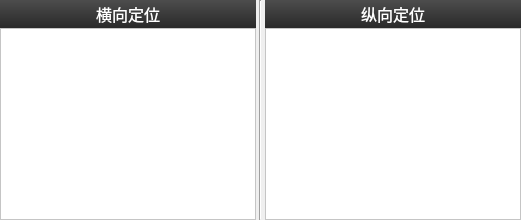
          <widget class="QWidget" name="widget_7" native="true">
           <layout class="QHBoxLayout" name="horizontalLayout_3" stretch="1,0,1">
            <property name="spacing">
             <number>3</number>
            </property>
            <property name="leftMargin">
             <number>0</number>
            </property>
            <property name="topMargin">
             <number>0</number>
            </property>
            <property name="rightMargin">
             <number>0</number>
            </property>
            <property name="bottomMargin">
             <number>0</number>
            </property>
            <item>
             <widget class="QWidget" name="widget_8" native="true">
              <layout class="QVBoxLayout" name="verticalLayout_5">
               <property name="spacing">
                <number>0</number>
               </property>
               <property name="leftMargin">
                <number>0</number>
               </property>
               <property name="topMargin">
                <number>0</number>
               </property>
               <property name="rightMargin">
                <number>0</number>
               </property>
               <property name="bottomMargin">
                <number>0</number>
               </property>
               <item>
                <widget class="QWidget" name="widget_19" native="true">
                 <property name="sizePolicy">
                  <sizepolicy hsizetype="Preferred" vsizetype="Preferred">
                   <horstretch>28</horstretch>
                   <verstretch>28</verstretch>
                  </sizepolicy>
                 </property>
                 <property name="minimumSize">
                  <size>
                   <width>0</width>
                   <height>28</height>
                  </size>
                 </property>
                 <property name="maximumSize">
                  <size>
                   <width>1000</width>
                   <height>28</height>
                  </size>
                 </property>
                 <property name="styleSheet">
                  <string notr="true">background: qlineargradient(spread:pad, x1:0, y1:0, x2:0, y2:1, stop:0#4D4D4D, stop:1 #292929);</string>
                 </property>
                 <layout class="QHBoxLayout" name="horizontalLayout_16">
                  <property name="spacing">
                   <number>0</number>
                  </property>
                  <property name="leftMargin">
                   <number>0</number>
                  </property>
                  <property name="topMargin">
                   <number>0</number>
                  </property>
                  <property name="rightMargin">
                   <number>0</number>
                  </property>
                  <property name="bottomMargin">
                   <number>0</number>
                  </property>
                  <item>
                   <widget class="QLabel" name="label_6">
                    <property name="minimumSize">
                     <size>
                      <width>0</width>
                      <height>28</height>
                     </size>
                    </property>
                    <property name="maximumSize">
                     <size>
                      <width>16777215</width>
                      <height>28</height>
                     </size>
                    </property>
                    <property name="font">
                     <font>
                      <family>微软雅黑</family>
                      <pointsize>12</pointsize>
                     </font>
                    </property>
                    <property name="styleSheet">
                     <string notr="true">
color: rgb(255, 255, 255);</string>
                    </property>
                    <property name="text">
                     <string>横向定位</string>
                    </property>
                    <property name="alignment">
                     <set>Qt::AlignCenter</set>
                    </property>
                   </widget>
                  </item>
                 </layout>
                </widget>
               </item>
               <item>
                <widget class="QTableView" name="tableViewH">
                 <property name="styleSheet">
                  <string notr="true">background-color: rgb(255, 255, 255);
font: 11pt &quot;微软雅黑&quot;;</string>
                 </property>
                </widget>
               </item>
              </layout>
             </widget>
            </item>
            <item>
             <widget class="Line" name="line">
              <property name="orientation">
               <enum>Qt::Vertical</enum>
              </property>
             </widget>
            </item>
            <item>
             <widget class="QWidget" name="widget_9" native="true">
              <layout class="QVBoxLayout" name="verticalLayout_6">
               <property name="spacing">
                <number>0</number>
               </property>
               <property name="leftMargin">
                <number>0</number>
               </property>
               <property name="topMargin">
                <number>0</number>
               </property>
               <property name="rightMargin">
                <number>0</number>
               </property>
               <property name="bottomMargin">
                <number>0</number>
               </property>
               <item>
                <widget class="QWidget" name="widget_20" native="true">
                 <property name="sizePolicy">
                  <sizepolicy hsizetype="Preferred" vsizetype="Preferred">
                   <horstretch>28</horstretch>
                   <verstretch>28</verstretch>
                  </sizepolicy>
                 </property>
                 <property name="minimumSize">
                  <size>
                   <width>0</width>
                   <height>28</height>
                  </size>
                 </property>
                 <property name="maximumSize">
                  <size>
                   <width>1000</width>
                   <height>28</height>
                  </size>
                 </property>
                 <property name="styleSheet">
                  <string notr="true">background: qlineargradient(spread:pad, x1:0, y1:0, x2:0, y2:1, stop:0#4D4D4D, stop:1 #292929);</string>
                 </property>
                 <layout class="QHBoxLayout" name="horizontalLayout_17">
                  <property name="spacing">
                   <number>0</number>
                  </property>
                  <property name="leftMargin">
                   <number>0</number>
                  </property>
                  <property name="topMargin">
                   <number>0</number>
                  </property>
                  <property name="rightMargin">
                   <number>0</number>
                  </property>
                  <property name="bottomMargin">
                   <number>0</number>
                  </property>
                  <item>
                   <widget class="QLabel" name="label_7">
                    <property name="minimumSize">
                     <size>
                      <width>0</width>
                      <height>28</height>
                     </size>
                    </property>
                    <property name="maximumSize">
                     <size>
                      <width>16777215</width>
                      <height>28</height>
                     </size>
                    </property>
                    <property name="font">
                     <font>
                      <family>微软雅黑</family>
                      <pointsize>12</pointsize>
                     </font>
                    </property>
                    <property name="styleSheet">
                     <string notr="true">
color: rgb(255, 255, 255);</string>
                    </property>
                    <property name="text">
                     <string>纵向定位</string>
                    </property>
                    <property name="alignment">
                     <set>Qt::AlignCenter</set>
                    </property>
                   </widget>
                  </item>
                 </layout>
                </widget>
               </item>
               <item>
                <widget class="QTableView" name="tableViewV">
                 <property name="styleSheet">
                  <string notr="true">background-color: rgb(255, 255, 255);
font: 11pt &quot;微软雅黑&quot;;</string>
                 </property>
                </widget>
               </item>
              </layout>
             </widget>
            </item>
           </layout>
          </widget>
